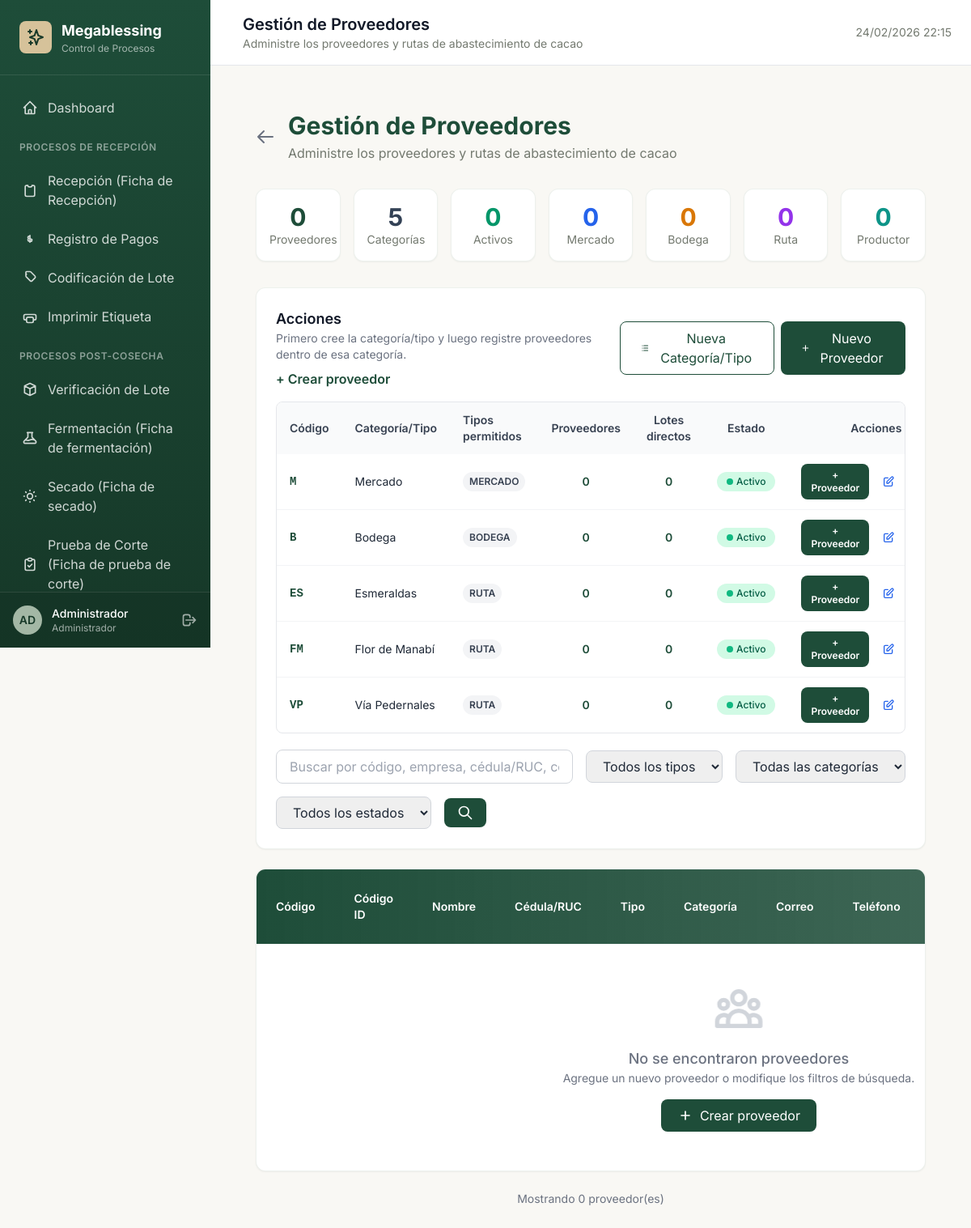
The app's page /configuracion/proveedores.php (signed in) with its own data.
### tables this page shows
CREATE TABLE IF NOT EXISTS `roles` (
    `id` INT PRIMARY KEY AUTO_INCREMENT,
    `nombre` VARCHAR(50) NOT NULL,
    `descripcion` TEXT,
    `permisos` JSON,
    `activo` TINYINT(1) DEFAULT 1,
    `created_at` TIMESTAMP DEFAULT CURRENT_TIMESTAMP
);

CREATE TABLE IF NOT EXISTS `proveedores` (
    `id` INT PRIMARY KEY AUTO_INCREMENT,
    `codigo` VARCHAR(20) NOT NULL UNIQUE,
    `codigo_identificacion` VARCHAR(20),
    `nombre` VARCHAR(100) NOT NULL,
    `cedula_ruc` VARCHAR(20),
    `tipo` ENUM('MERCADO','BODEGA','RUTA','PRODUCTOR') NOT NULL,
    `categoria` VARCHAR(100),
    `tipos_permitidos` VARCHAR(120),
    `es_categoria` TINYINT(1) NOT NULL DEFAULT 0,
    `direccion` TEXT,
    `utm_este_x` VARCHAR(50),
    `utm_norte_y` VARCHAR(50),
    `seguridad_deforestacion` TINYINT(1),
    `arboles_endemicos` TINYINT(1),
    `hectareas_totales` DECIMAL(10,2),
    `hectareas_ccn51` DECIMAL(10,2),
    `hectareas_fino_aroma` DECIMAL(10,2),
    `certificaciones` TEXT,
    `certificacion_otras` VARCHAR(255),
    `documento_certificaciones` VARCHAR(255),
    `telefono` VARCHAR(50),
    `email` VARCHAR(120),
    `contacto` VARCHAR(100),
    `activo` TINYINT(1) DEFAULT 1,
    `created_at` TIMESTAMP DEFAULT CURRENT_TIMESTAMP
);

### configuracion/proveedores.php (the view, shortened to what the rows shown need)
<?php
require_once __DIR__ . '/../bootstrap.php';
$db = Database::getInstance()->getConnection();
$getTableColumns = static function (PDO $pdo, string $table): array {
    return array_column(
        $pdo->query("SHOW COLUMNS FROM {$table}")->fetchAll(PDO::FETCH_ASSOC),
        'Field'
    );
};
$normalizarCategoria = static function (string $valor): string {
    $valor = strtoupper(trim($valor));
    return strtr($valor, [
        'Á' => 'A',
        'É' => 'E',
        'Í' => 'I',
        'Ó' => 'O',
        'Ú' => 'U',
    ]);
};
$tiposProveedor = ['MERCADO', 'BODEGA', 'RUTA', 'PRODUCTOR'];
$parseUpperList = static function ($value, array $allowList = []): array {
    $items = [];
    if (is_array($value)) {
        $items = $value;
    } elseif (is_string($value) && trim($value) !== '') {
        $items = preg_split('/[\s,;|]+/', trim($value));
    }
    $result = [];
    foreach ($items as $item) {
        $val = strtoupper(trim((string)$item));
        if ($val === '') {
            continue;
        }
        if (!empty($allowList) && !in_array($val, $allowList, true)) {
            continue;
        }
        if (!in_array($val, $result, true)) {
            $result[] = $val;
        }
    }
    return $result;
};
$colsProveedores = $getTableColumns($db, 'proveedores');
$hasProvCol = static function (string $name) use (&$colsProveedores): bool {
    return in_array($name, $colsProveedores, true);
};
$colsProveedores = $getTableColumns($db, 'proveedores');
if (in_array('tipos_permitidos', $colsProveedores, true)) {
    try {
        $db->exec(
            "UPDATE proveedores
             SET tipos_permitidos = UPPER(tipo)
             WHERE es_categoria = 1
               AND (tipos_permitidos IS NULL OR TRIM(tipos_permitidos) = '')"
        );
    } catch (Throwable $e) {
    }
}
$categoriasVista = [];
if ($hasProvCol('es_categoria') && $hasProvCol('categoria')) {
    $stmtCategorias = $db->query("
        SELECT c.*,
               (SELECT COUNT(*) FROM proveedores p2
                WHERE (p2.es_categoria = 0 OR p2.es_categoria IS NULL)
                  AND p2.categoria = c.categoria) as total_proveedores,
               (SELECT COUNT(*) FROM lotes l WHERE l.proveedor_id = c.id) as total_lotes_directos
        FROM proveedores c
        WHERE c.es_categoria = 1
        ORDER BY c.activo DESC, c.tipo ASC, c.nombre ASC
    ");
    $categoriasVista = $stmtCategorias->fetchAll(PDO::FETCH_ASSOC);
}
$pageTitle = 'Gestión de Proveedores';
?>
<div class="max-w-7xl mx-auto px-4 sm:px-6 lg:px-8 py-8">
    <div class="mb-8">
        <div class="flex items-center gap-4 mb-4">
            <div>
                <h1 class="text-3xl font-bold text-primary">Gestión de Proveedores</h1>
            </div>
        </div>
    </div>
    <div class="bg-white rounded-xl shadow-sm border border-olive/20 p-6 mb-6">
        <div class="flex flex-col sm:flex-row sm:items-center sm:justify-between gap-3 mb-4">
            <div>
                <h2 class="text-lg font-semibold text-gray-900">Acciones</h2>
            </div>
        </div>
        <?php if ($hasProvCol('es_categoria')): ?>
        <div class="mb-5 overflow-x-auto border border-gray-200 rounded-lg">
            <table class="min-w-full text-sm">
                <thead class="bg-gray-50">
                    <tr>
                        <th class="px-4 py-3 text-left font-semibold text-gray-700">Código</th>
                        <th class="px-4 py-3 text-left font-semibold text-gray-700">Categoría/Tipo</th>
                        <th class="px-4 py-3 text-left font-semibold text-gray-700">Tipos permitidos</th>
                        <th class="px-4 py-3 text-center font-semibold text-gray-700">Proveedores</th>
                        <th class="px-4 py-3 text-center font-semibold text-gray-700">Lotes directos</th>
                        <th class="px-4 py-3 text-center font-semibold text-gray-700">Estado</th>
                        <th class="px-4 py-3 text-right font-semibold text-gray-700">Acciones</th>
                    </tr>
                </thead>
                <tbody class="divide-y divide-gray-100">
                    <?php foreach ($categoriasVista as $cat): ?>
                    <?php $catKey = $normalizarCategoria((string)($cat['categoria'] ?? $cat['nombre'] ?? '')); ?>
                    <tr class="<?= ((int)($cat['activo'] ?? 1) === 0) ? 'opacity-60' : '' ?>">
                        <td class="px-4 py-3 font-mono font-semibold text-primary"><?= htmlspecialchars($cat['codigo']) ?></td>
                        <td class="px-4 py-3"><?= htmlspecialchars($cat['nombre']) ?></td>
                        <td class="px-4 py-3">
                            <?php
                            $tiposCat = $parseUpperList(
                                $cat['tipos_permitidos'] ?? ($cat['tipo'] ?? ''),
                                $tiposProveedor
                            );
                            ?>
                            <div class="flex flex-wrap gap-1">
                                <?php foreach ($tiposCat as $tipoCatBadge): ?>
                                    <span class="px-2 py-1 rounded-full text-xs font-semibold bg-gray-100 text-gray-700"><?= htmlspecialchars($tipoCatBadge) ?></span>
                                <?php endforeach; ?>
                            </div>
                        </td>
                        <td class="px-4 py-3 text-center font-semibold text-primary"><?= number_format((int)($cat['total_proveedores'] ?? 0)) ?></td>
                        <td class="px-4 py-3 text-center font-semibold text-primary"><?= number_format((int)($cat['total_lotes_directos'] ?? 0)) ?></td>
                        <td class="px-4 py-3 text-center">
                            <button type="button" onclick="toggleEstado(<?= (int)$cat['id'] ?>)"
                                    class="inline-flex items-center gap-1 px-3 py-1 rounded-full text-xs font-medium transition-colors
                                           <?= ((int)($cat['activo'] ?? 1) === 1) ? 'bg-emerald-100 text-emerald-800 hover:bg-emerald-200' : 'bg-red-100 text-red-800 hover:bg-red-200' ?>">
                                <span class="w-2 h-2 rounded-full <?= ((int)($cat['activo'] ?? 1) === 1) ? 'bg-emerald-500' : 'bg-red-500' ?>"></span>
                                <?= ((int)($cat['activo'] ?? 1) === 1) ? 'Activo' : 'Inactivo' ?>
                            </button>
                        </td>
                        <td class="px-4 py-3">
                            <div class="flex justify-end gap-2">
                                <button type="button" onclick="openProveedorModal('create', null, '<?= htmlspecialchars($catKey) ?>')"
                                        class="px-3 py-1.5 text-xs font-semibold rounded-lg bg-primary text-white hover:bg-primary/90 transition-colors">
                                    + Proveedor
                                </button>
                                <button type="button" onclick="openCategoriaModal('edit', <?= (int)$cat['id'] ?>)"
                                        class="p-2 text-blue-600 hover:bg-blue-50 rounded-lg transition-colors" title="Editar categoría">
                                    <svg class="w-4 h-4" fill="none" stroke="currentColor" viewBox="0 0 24 24">
                                        <path stroke-linecap="round" stroke-linejoin="round" stroke-width="2" d="M11 5H6a2 2 0 00-2 2v11a2 2 0 002 2h11a2 2 0 002-2v-5m-1.414-9.414a2 2 0 112.828 2.828L11.828 15H9v-2.828l8.586-8.586z"/>
                                    </svg>
                                </button>
                            </div>
                        </td>
                    </tr>
                    <?php endforeach; ?>
                </tbody>
            </table>
        </div>
        <?php endif; ?>
    </div>
    <div class="bg-white rounded-xl shadow-sm border border-olive/20 overflow-hidden">
        <div class="overflow-x-auto">
            <table class="w-full">
                <thead class="bg-gradient-to-r from-primary to-primary/80 text-white">
                    <tr>
                        <th class="px-6 py-4 text-left text-sm font-semibold">Código</th>
                        <th class="px-6 py-4 text-left text-sm font-semibold">Código ID</th>
                        <th class="px-6 py-4 text-left text-sm font-semibold">Nombre</th>
                        <th class="px-6 py-4 text-left text-sm font-semibold">Cédula/RUC</th>
                        <th class="px-6 py-4 text-left text-sm font-semibold">Tipo</th>
                        <th class="px-6 py-4 text-left text-sm font-semibold">Categoría</th>
                        <th class="px-6 py-4 text-left text-sm font-semibold">Correo</th>
                        <th class="px-6 py-4 text-left text-sm font-semibold">Teléfono</th>
                        <th class="px-6 py-4 text-center text-sm font-semibold">Lotes</th>
                    </tr>
                </thead>
            </table>
        </div>
    </div>
</div>
<?php
$content = ob_get_clean();
include __DIR__ . '/../templates/layouts/main.php';
?>

### templates/layouts/main.php (shortened to what the rows shown need)
<?php
$currentUser = Auth::user();
$assetVersion = static function (string $path): string {
    $mtime = @filemtime($path);
    return $mtime !== false ? (string) $mtime : date('YmdHis');
};
$cssVersion = $assetVersion(__DIR__ . '/../../assets/css/app.css');
?>
<!DOCTYPE html>
<html lang="es">
<head>
    <script src="https://cdn.tailwindcss.com"></script>
    <link rel="stylesheet" href="<?= APP_URL ?>/assets/css/app.css?v=<?= $cssVersion ?>">
</head>
<body class="bg-ivory min-h-screen">
    <aside class="sidebar">
        <div class="sidebar-logo">
            <div class="flex items-center space-x-3">
                <div>
                    <h1 class="text-white font-bold text-lg">Megablessing</h1>
                </div>
            </div>
        </div>
        <div class="sidebar-user">
            <div class="flex items-center justify-between">
                <div class="flex items-center space-x-3">
                    <div class="w-9 h-9 bg-olive rounded-full flex items-center justify-center">
                        <span class="text-primary-dark font-semibold text-sm">
                            <?= strtoupper(substr($currentUser['nombre'], 0, 2)) ?>
                        </span>
                    </div>
                    <div>
                        <p class="text-white text-sm font-medium"><?= htmlspecialchars($currentUser['nombre']) ?></p>
                        <p class="text-white/60 text-xs"><?= htmlspecialchars($currentUser['rol']) ?></p>
                    </div>
                </div>
            </div>
        </div>
    </aside>
    <main class="main-content">
        <header class="header">
            <div class="flex items-center space-x-4">
                <div>
                    <h1 class="text-xl font-semibold text-gray-900"><?= $pageTitle ?? 'Dashboard' ?></h1>
                </div>
            </div>
        </header>
        <div class="p-6">
            <?= $content ?? '' ?>
        </div>
    </main>
</body>
</html>

### records on screen
roles: nombre "AD", nombre "Administrador"
proveedores: codigo "M", nombre "Mercado", tipoCatBadge "MERCADO", total_proveedores "0", total_lotes_directos "0", activo 1 (drawn)
proveedores: codigo "B", nombre "Bodega", tipoCatBadge "BODEGA", total_proveedores "0", total_lotes_directos "0", activo 1 (drawn)
proveedores: codigo "ES", nombre "Esmeraldas", tipoCatBadge "RUTA", total_proveedores "0", total_lotes_directos "0", activo 1 (drawn)
proveedores: codigo "FM", nombre "Flor de Manabí", tipoCatBadge "RUTA", total_proveedores "0", total_lotes_directos "0", activo 1 (drawn)
proveedores: codigo "VP", nombre "Vía Pedernales", tipoCatBadge "RUTA", total_proveedores "0", total_lotes_directos "0", activo 1 (drawn)

### other values on screen
$pageTitle "Gestión de Proveedores"
$pageSubtitle "Administre los proveedores y rutas de abastecimiento de cacao"
$stats['total'] "0"
$stats['categorias'] "5"
$stats['activos'] "0"
$stats['mercado'] "0"
$stats['bodega'] "0"
$stats['ruta'] "0"
$stats['productor'] "0"
count($proveedores) "0"
